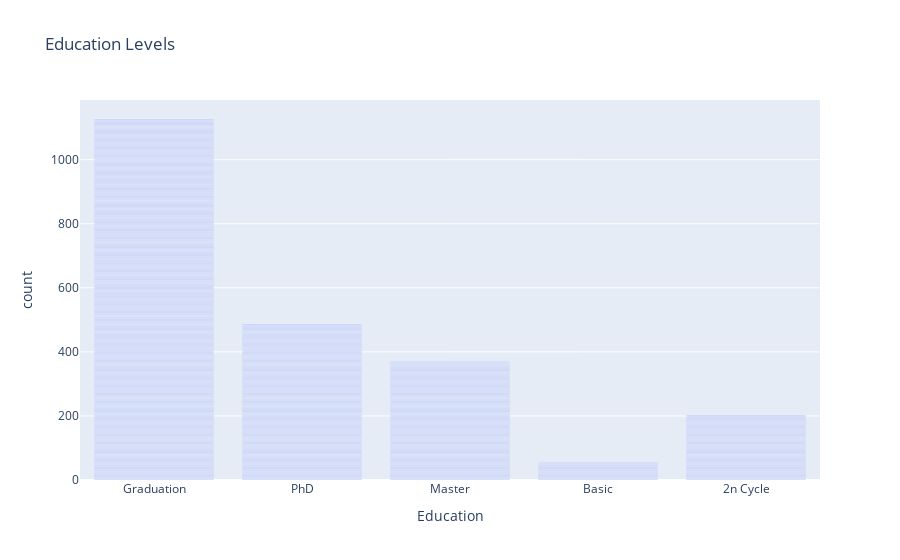
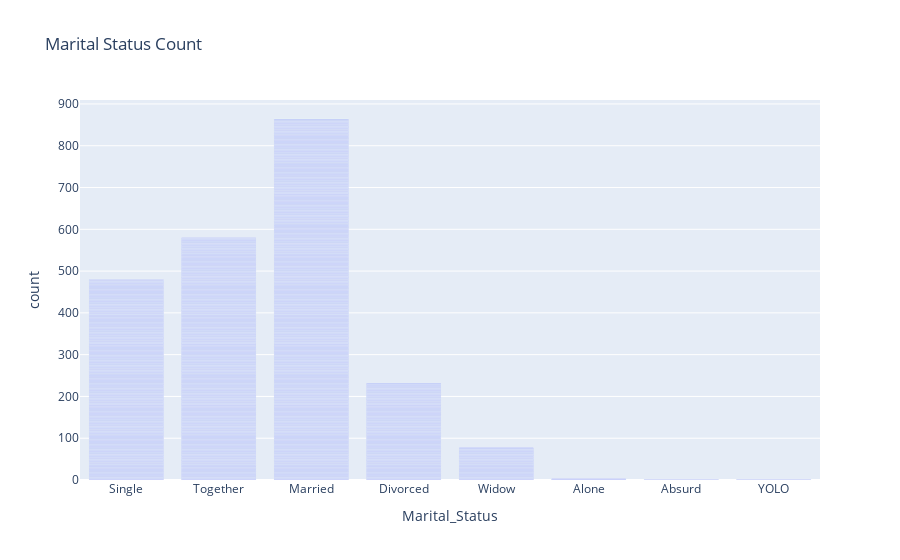

Write notebook code for charts like these, in order.
### Code cell
# Categorical Analysis
px.bar(data, x='Education', title='Education Levels').show()
px.bar(data, x='Marital_Status', title='Marital Status Count').show()

### Figure 1 — Plotly figure (JSON) as saved in the notebook; plotly's stock layout.template omitted (floating-point values rounded to 4 significant figures; data arrays with more than 128 entries replaced by an {"elided": "..."} marker saying what was removed)
{"data": [{"alignmentgroup": "True", "hovertemplate": "Education=%{x}<br>count=%{y}<extra></extra>", "legendgroup": "", "marker": {"color": "#636efa", "pattern": {"shape": ""}}, "name": "", "offsetgroup": "", "orientation": "v", "showlegend": false, "textposition": "auto", "type": "bar", "x": {"elided": "2240 str values"}, "xaxis": "x", "y": {"elided": "2240 int values"}, "yaxis": "y"}], "layout": {"barmode": "relative", "legend": {"tracegroupgap": 0}, "title": {"text": "Education Levels"}, "xaxis": {"anchor": "y", "domain": [0, 1], "title": {"text": "Education"}}, "yaxis": {"anchor": "x", "domain": [0, 1], "title": {"text": "count"}}}}

### Figure 2 — Plotly figure (JSON) as saved in the notebook; plotly's stock layout.template omitted (floating-point values rounded to 4 significant figures; data arrays with more than 128 entries replaced by an {"elided": "..."} marker saying what was removed)
{"data": [{"alignmentgroup": "True", "hovertemplate": "Marital_Status=%{x}<br>count=%{y}<extra></extra>", "legendgroup": "", "marker": {"color": "#636efa", "pattern": {"shape": ""}}, "name": "", "offsetgroup": "", "orientation": "v", "showlegend": false, "textposition": "auto", "type": "bar", "x": {"elided": "2240 str values"}, "xaxis": "x", "y": {"elided": "2240 int values"}, "yaxis": "y"}], "layout": {"barmode": "relative", "legend": {"tracegroupgap": 0}, "title": {"text": "Marital Status Count"}, "xaxis": {"anchor": "y", "domain": [0, 1], "title": {"text": "Marital_Status"}}, "yaxis": {"anchor": "x", "domain": [0, 1], "title": {"text": "count"}}}}
